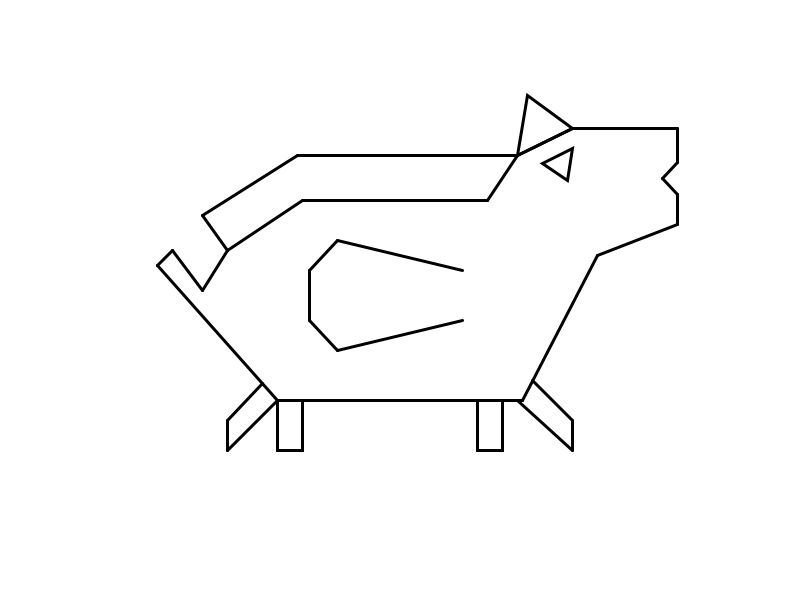
Frame 1 (no input)
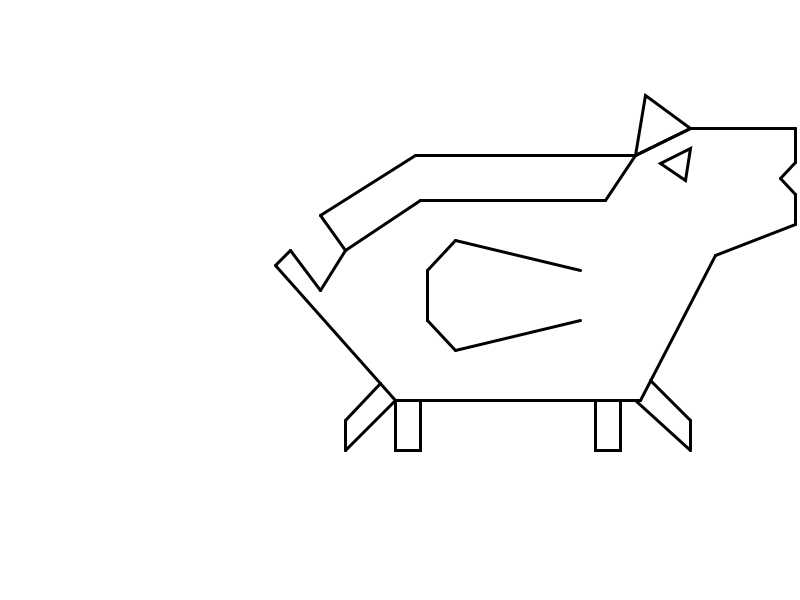
Frame 60 (the mouse pressed at the canvas centre just before this capture)
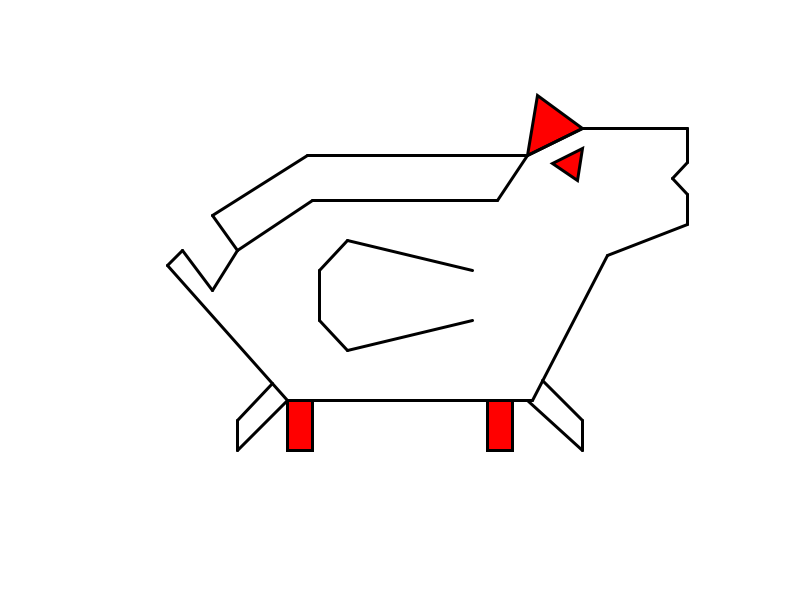
Frame 120 (the mouse held since frame 60 and released just before this capture)

The Processing sketch that drew these frames (run headless with seeded random() and noise(); from frame 60 on, the mouse is pressed at the canvas centre):

// Processing sketch: processing_52803
// ── processing_52803.pde

//Ned Prutzer
//Feb 9th Assignment

float x = 675.0;
int z = 0;

void setup() {
  size(800, 600);
  background(255);
  smooth();
  strokeWeight(3);
}
//Red fill for horns and legs
void draw() {
  makeRoxy();
  if (mousePressed) {
     horn();
    eye();
    fill(#FF0000);
  }
  else {
    fill (255);
  }
  if (x < 510 & z == 1) {
    x+=5; 
    z=0;
  }
  if (z == 1) {
    x-=2;
  }
  if (x > 799 & z == 0) {
    x-=2; 
    z = 1;
  }
  if (z == 0) {
    x+=2;
  }
  //Move to bottom
   if (key == 'v'|| key == 'V') {
    background (255);
    translate(0, 90);
  } body();
  wing();
  mane();
  butt();
  tail();
  belly();
  horn();
  eye();
  leg1();
  leg2();
  leg3();
  leg4();
  head();
  //Move to top
  if (key == 'n'|| key == 'N') {
    background (255);
    translate(0, -90);
  } body();
  wing();
  mane();
  butt();
  tail();
  belly();
  horn();
  eye();
  leg1();
  leg2();
  leg3();
  leg4();
  head();
  //Move to center
  if (key != 'b'|| key != 'B');
  translate (0,0);
}
//DIY
void makeRoxy()
{
  body();
  wing();
  mane();
  butt();
  tail();
  belly();
  horn();
  eye();
  leg1();
  leg2();
  leg3();
  leg4();
  head();
}

void body() {
  background(255);
  line(x-400, 400, x-155, 400);
  line(x-375, 200, x-190, 200);
  //Parallel lines
}

void wing() {
  line(x-215, 270, x-340, 240);
  line(x-340, 240, x-368, 270);
  line(x-368, 270, x-368, 320);
  line(x-368, 320, x-340, 350);
  line(x-340, 350, x-215, 320);
}

void mane() {
  line(x-450, 250, x-475, 215);
  line(x-475, 215, x-380, 155);
  line(x-380, 155, x-162, 155);
  line(x-160, 155, x-190, 200);
}

void butt() {
  line(x-375, 200, x-450, 250);
  line(x-450, 250, x-475, 290);
}

void tail() {
  line(x-475, 290, x-505, 250);
  line(x-505, 250, x-520, 265);
  line(x-520, 265, x-400, 400);
}

void belly() {
  line(x, 224, x-80, 255);
  line(x-80, 255, x-155, 400);
}

void horn() {
  triangle(x-160, 155, x-150, 95, x-105, 128);
}

void eye() {
  triangle(x-135, 163, x-110, 180, x-105, 148);
}

void leg1() {
  line(x-400, 400, x-450, 450);
  line(x-415, 383, x-450, 420);
  line(x-450, 450, x-450, 420);
}

void leg2() {
  rect(x-400, 400, 25, 50);
}

void leg3() {
  rect(x-200, 400, 25, 50);
}

void leg4() {
  line(x-160, 400, x-105, 450);
  line(x-145, 380, x-105, 420);
  line(x-105, 450, x-105, 420);
}

void head() {
  line(x-160, 155, x-105, 128);
  line(x-105, 128, x, 128);
  line(x, 128, x, 162);
  line(x, 162, x-15, 178);
  line(x-15, 178, x, 194);
  line(x, 194, x, 224);
}
